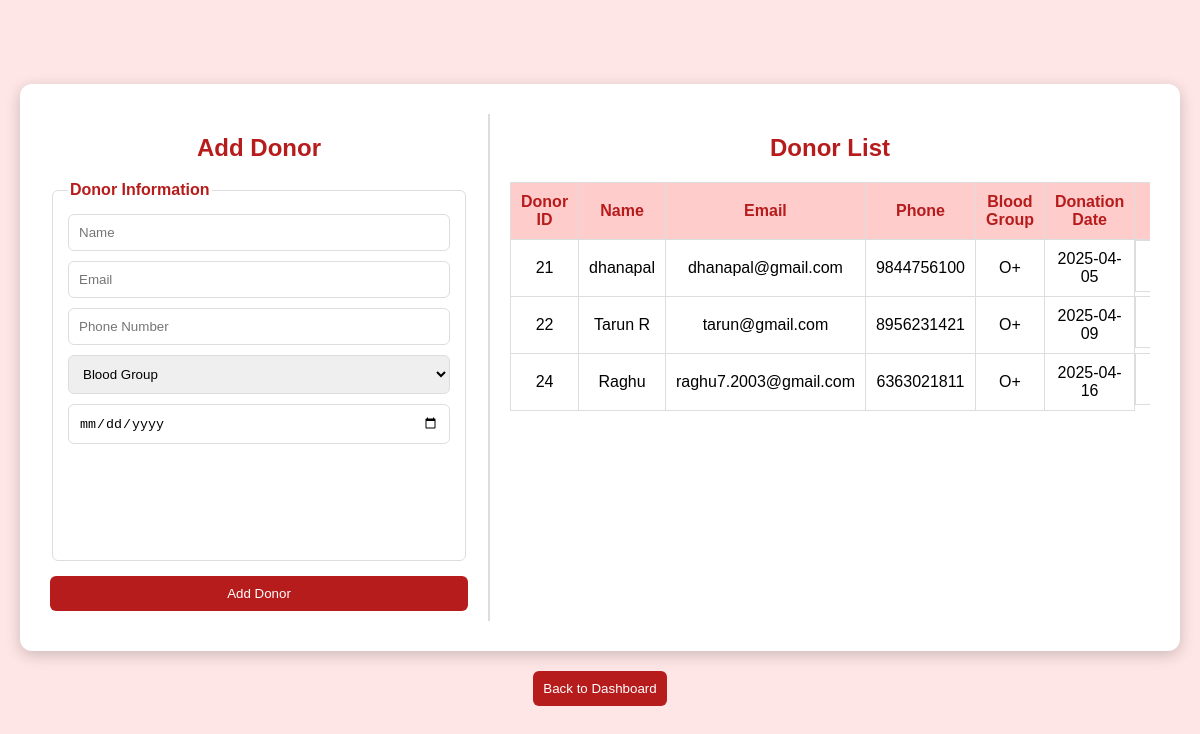
Page /donors (signed in) on the committed database.
### tables this page shows
CREATE TABLE donors (
    id INTEGER PRIMARY KEY AUTOINCREMENT,
    name TEXT NOT NULL,
    email TEXT NOT NULL,
    phone TEXT NOT NULL,
    blood_group TEXT NOT NULL
, donation_date TEXT);

### main.py (the view, shortened to what this page needs)
@app.route('/donors', methods=['GET', 'POST'])
def donors():
    if 'username' not in session:
        flash('Please login first.', 'warning')
        return redirect(url_for('login'))
    conn = get_db_connection()
    donors = conn.execute("SELECT * FROM donors").fetchall()
    conn.close()
    return render_template('donors.html', donors=donors)

### main.py (called while the page is built)
def get_db_connection():
    conn = sqlite3.connect('login.db')
    conn.row_factory = sqlite3.Row
    return conn

### templates/donors.html (shortened to what this page needs)
<!DOCTYPE html>
<html lang="en">
<head>
</head>
<body>
    <div class="container">
        <div class="form-section">
            <h2>Add Donor</h2>
            <form action="{{ url_for('donors') }}" method="POST" onsubmit="return validateForm()">
                <fieldset>
                    <legend>Donor Information</legend>
                    <input type="text" id="name" name="name" placeholder="Name" required>
                    <input type="email" id="email" name="email" placeholder="Email" required>
                    <input type="text" id="phone" name="phone" placeholder="Phone Number" required>
                    <select id="blood_group" name="blood_group" required>
                        <option value="" disabled selected>Blood Group</option>
                    </select>
                    <input type="date" id="donation_date" name="donation_date" required>
                </fieldset>
                <button type="submit">Add Donor</button>
            </form>
        </div>
        <div class="list-section">
            <h2>Donor List</h2>
            <table>
                <thead>
                    <tr>
                        <th>Donor ID</th>
                        <th>Name</th>
                        <th>Email</th>
                        <th>Phone</th>
                        <th>Blood Group</th>
                        <th>Donation Date</th>
                        <th>Actions</th>
                    </tr>
                </thead>
                <tbody>
                    {% for donor in donors %}
                    <tr>
                        <td>{{ donor.id }}</td>
                        <td>{{ donor.name }}</td>
                        <td>{{ donor.email }}</td>
                        <td>{{ donor.phone }}</td>
                        <td>{{ donor.blood_group }}</td>
                        <td>{{ donor.donation_date }}</td>
                        <td class="actions">
                        </td>
                    </tr>
                    {% endfor %}
                </tbody>
            </table>
        </div>
    </div>
    <div class="center-button">
        <button onclick="window.location.href='/dashboard'">Back to Dashboard</button>
    </div>
</body>
</html>

### templates/donors.html (style rules this page uses)
* { box-sizing: border-box; }
body { font-family: Arial, sans-serif; margin: 0; padding: 20px; background-color: #ffe6e6; display: flex; justify-content: center; align-items: center; height: 100vh; flex-direction: column; }
.container { display: flex; flex-wrap: wrap; width: 100%; max-width: 1400px; background: white; border-radius: 12px; box-shadow: 0 4px 15px rgba(0,0,0,0.2); padding: 30px; }
.form-section { flex: 1 1 40%; padding-right: 20px; border-right: 2px solid #ddd; }
.list-section { flex: 1 1 60%; padding-left: 20px; overflow-x: auto; }
h2 { color: #b71c1c; text-align: center; }
form { display: flex; flex-direction: column; gap: 15px; }
fieldset { border: 1px solid #ddd; padding: 15px; border-radius: 6px; height: 380px; }
legend { font-weight: bold; color: #b71c1c; }
input, select, button { margin-bottom: 10px; padding: 10px; border-radius: 6px; border: 1px solid #ddd; }
button { background-color: #b71c1c; color: white; border: none; cursor: pointer; }
table { width: 100%; border-collapse: collapse; margin-top: 20px; }
th, td { border: 1px solid #ddd; padding: 10px; text-align: center; }
th { background-color: #ffcccc; color: #b71c1c; }
.actions { display: flex; justify-content: space-evenly; }
.form-section input, .form-section select { width: 100%; }
input[type="date"] { max-width: 100%; }
.center-button { display: flex; justify-content: center; margin-top: 20px; }

### rows in the picture
donors: id "21", name "dhanapal", email "dhanapal@gmail.com", phone "9844756100", blood_group "O+", donation_date "2025-04-05"
donors: id "22", name "Tarun R", email "tarun@gmail.com", phone "8956231421", blood_group "O+", donation_date "2025-04-09"
donors: id "24", name "Raghu", email "raghu7.2003@gmail.com", phone "6363021811", blood_group "O+", donation_date "2025-04-16"
